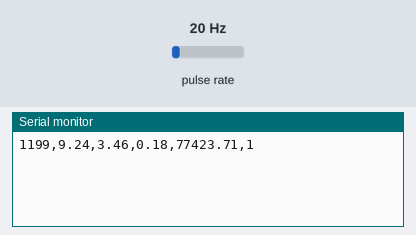
A sketch run on a simulated Arduino Uno, built with avr-gcc and run on an emulated ATmega328P. On the bench: the last lines printed to the serial monitor. Wiring (inferred from the names in the program): pulse sensor: data pin 2. The inputs (shaded band) are chosen by the test bench; at power-on: pulse rate 20 Hz.

Above: at 1.2 s.
1.3 s: pulse rate (sensor on pin 2) set to 100 Hz
At 3.8 s:
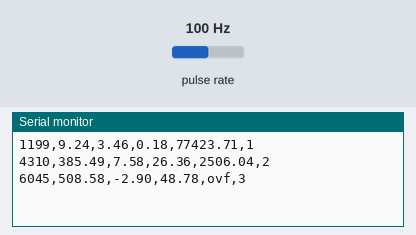
4.3 s: pulse rate (sensor on pin 2) set to 4 Hz
At 7.5 s:
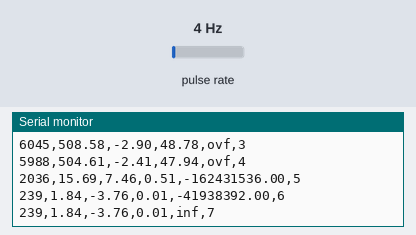
Timing chart, 0 to 9.0 s (numbered marks = the images above; inputs shaded):
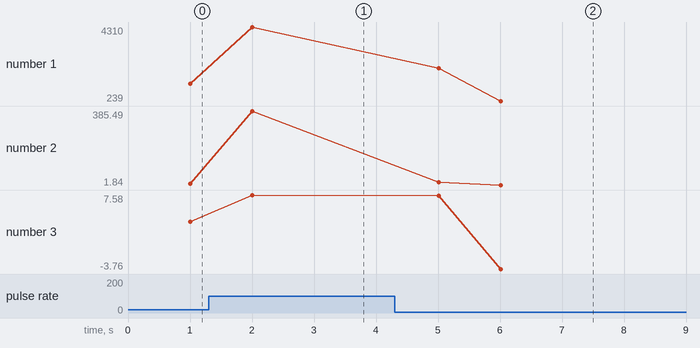

Measured:
- after the input at 1.3 s, the serial monitor: prints a new line after 0.70 s (image 1)
- after the input at 4.3 s, the serial monitor: prints a new line after 0.71 s (image 2)
- plotted number 1: 1199 → 4310 after the input at 1.3 s, 4310 → 239 after the input at 4.3 s
- plotted number 2: 9.24 → 385.49 after the input at 1.3 s, 385.49 → 1.84 after the input at 4.3 s
- plotted number 3: 3.46 → 7.58 after the input at 1.3 s, 7.58 → -3.76 after the input at 4.3 s

The sketch:

main.ino
```cpp
#define PI 3.1415926535897932384626433832795

//vars
int hallSensor =  2;
double rev = 0;
unsigned int rpm;
unsigned long prevTime = 0;
unsigned long int time;
double angularVel0 = 0;
double angularVel1;
double angularAccel;
double torque;
double curveHP;
double hp;

////// testing for momentInertia constant
double momentInertia;
////// testing for momentInertia constant

//Kohler CH440 Torque and HP curve relative to RPM. {RPM, Torque, HP}
double RPM_v_Torque_v_HP[][3]{
  {0, 0, 0},
  {2400, 18.5, 8.5},
  {2600, 18.1, 9},
  {2800, 17.4, 9.3},
  {3000, 16.6, 9.5},
  {3200, 15.4, 9.4},
  {3400, 14.5, 9.4},
  {3600, 13.5, 9.3}
};

//consts
// momentInertia = 1234;

void interruptRevCounter()  //interrupt service routine
{
  rev ++;
}

void setup()
{
  Serial.begin(115200); //Baud Rate
  attachInterrupt(digitalPinToInterrupt(hallSensor), interruptRevCounter, FALLING); //attach interrupt
}

// torque and hp calculations based on data from engine curves
double getTorque(int rpm)
{
  // torque = y = 16.6 + 4.25E-03x + -1.43E-06x^2
  // double torque = 16.6 + (0.00425)*rpm + (-0.00000143)*(pow(rpm, 2));
  //y=
  double y = rpm;
  double y0;
  int xLow;
  int xUp;
  float yLow;
  float yUp;
  if(rpm <= 2400)
  {
    xLow = RPM_v_Torque_v_HP[0][0];
    yLow = RPM_v_Torque_v_HP[0][1];
    xUp = RPM_v_Torque_v_HP[1][0];
    yUp = RPM_v_Torque_v_HP[1][1];
  }
  if(rpm <= 2600 && rpm > 2400)
  {
    xLow = RPM_v_Torque_v_HP[1][0];
    yLow = RPM_v_Torque_v_HP[1][1];
    xUp = RPM_v_Torque_v_HP[2][0];
    yUp = RPM_v_Torque_v_HP[2][1];
  }
  if(rpm <= 2800 && rpm > 2600)
  {
    xLow = RPM_v_Torque_v_HP[2][0];
    yLow = RPM_v_Torque_v_HP[2][1];
    xUp = RPM_v_Torque_v_HP[3][0];
    yUp = RPM_v_Torque_v_HP[3][1];
  }
  if(rpm <= 3000 && rpm > 2800)
  {
    xLow = RPM_v_Torque_v_HP[3][0];
    yLow = RPM_v_Torque_v_HP[3][1];
    xUp = RPM_v_Torque_v_HP[4][0];
    yUp = RPM_v_Torque_v_HP[4][1];
  }
  if(rpm <= 3200 && rpm > 3000)
  {
    xLow = RPM_v_Torque_v_HP[4][0];
    yLow = RPM_v_Torque_v_HP[4][1];
    xUp = RPM_v_Torque_v_HP[5][0];
    yUp = RPM_v_Torque_v_HP[5][1];
  }
  if(rpm <= 3400 && rpm > 3200)
  {
    xLow = RPM_v_Torque_v_HP[5][0];
    yLow = RPM_v_Torque_v_HP[5][1];
    xUp = RPM_v_Torque_v_HP[6][0];
    yUp = RPM_v_Torque_v_HP[6][1];
  }
  if(rpm <= 3600 && rpm > 3400)
  {
    xLow = RPM_v_Torque_v_HP[6][0];
    yLow = RPM_v_Torque_v_HP[6][1];
    xUp = RPM_v_Torque_v_HP[7][0];
    yUp = RPM_v_Torque_v_HP[7][1];
  }
  if(rpm > 3600)
  {
    torque = 12345678910;
  }

  // y = yLow + slope(x-xLow), where slope = (yUp-YLow)/(xUp-xLow)
  double torque = yLow + (((yUp-yLow)/(xUp-xLow))*(rpm-xLow));
  return torque;
};
double getHP(int rpm)
{
  // hp = y = -5.99 + 9.7E-03x + -1.52E-06x^2
  double hp = -5.99 + (0.0097)*rpm + (-0.00000152)*(pow(rpm, 2));
  return hp;
}
double getMomentInertia(double torque, double angularAccel)
{
  momentInertia = torque / angularAccel;
  return momentInertia;
}

void loop()
{
  delay(1000);
  detachInterrupt(digitalPinToInterrupt(hallSensor)); //detach interrupt
  time = micros() - prevTime;  //get time elapsed since last check
  rpm = ( rev / time ) * 60000000;  //calculate rpm
  angularVel1 = (rpm / 60) * (2 * PI);  //calculate angularVel1 in rad/s
  angularAccel = (angularVel1 - angularVel0)/(time - prevTime);  //calculate angularAccel
  angularVel0 = angularVel1;  //save angularVel0
  prevTime = micros();  //save current time
  // torque = angularAccel * momentInertia;  //calculate torque

  ////// testing for momentInertia constant
  torque = getTorque(rpm);
  curveHP = getHP(rpm);

  ////// testing for momentInertia constant
  momentInertia = getMomentInertia(torque, angularAccel);

  hp = (rpm * torque) / 63025;  //calculate hp
  rev = 0;

  serialDisplay();

  attachInterrupt(digitalPinToInterrupt(hallSensor), interruptRevCounter, FALLING);
}

// rpm,time (seconds)
void serialDisplay()
{
  Serial.print(rpm);
  Serial.print(",");
  Serial.print(torque);
  Serial.print(",");
  Serial.print(curveHP);
  Serial.print(",");
  Serial.print(hp);
  Serial.print(",");

  ////// testing for momentInertia constant
  Serial.print(momentInertia);
  Serial.print(",");
  ////// testing for momentInertia constant

  Serial.println(micros()/1000000);
}
```
